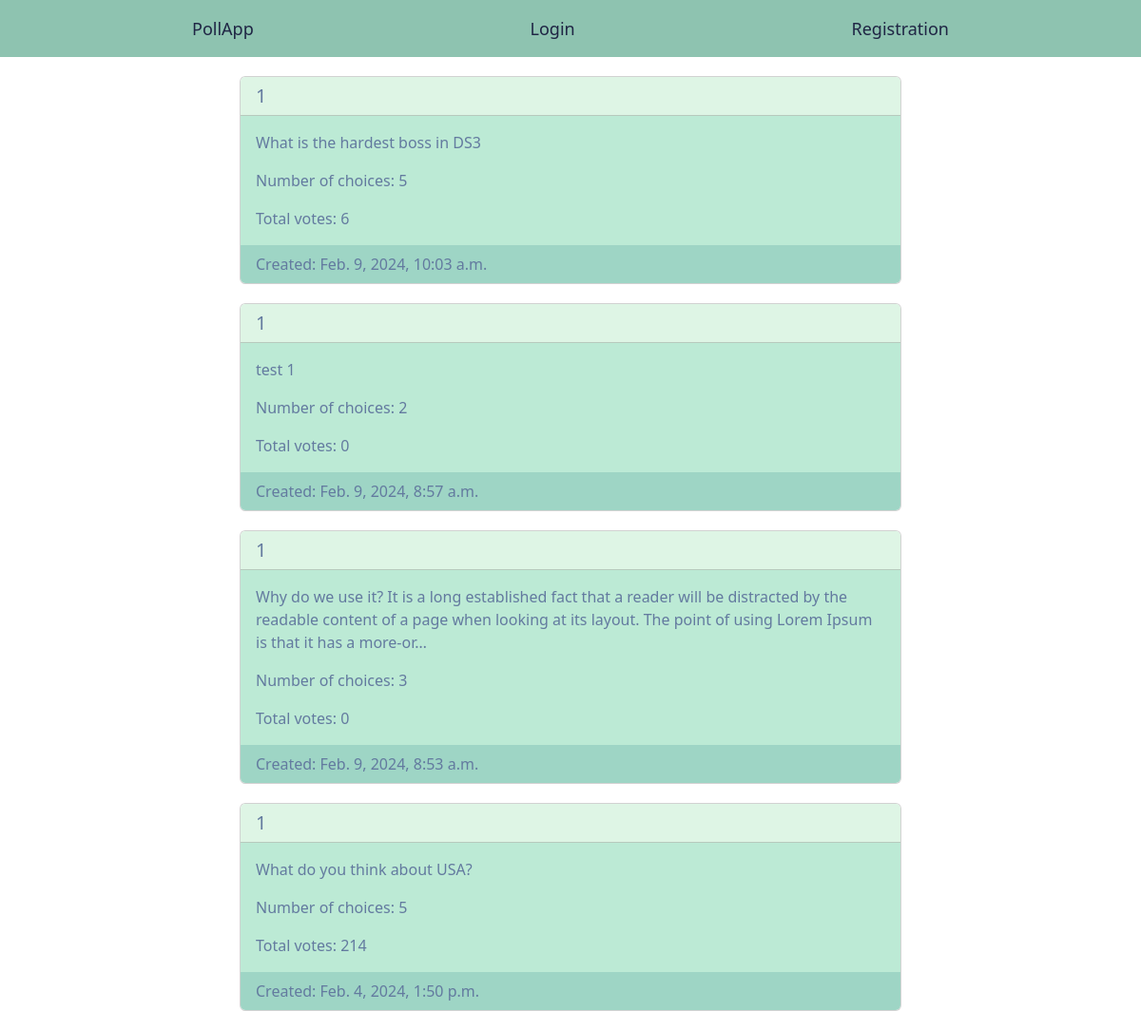
The page /poll/ on the database as committed earlier.
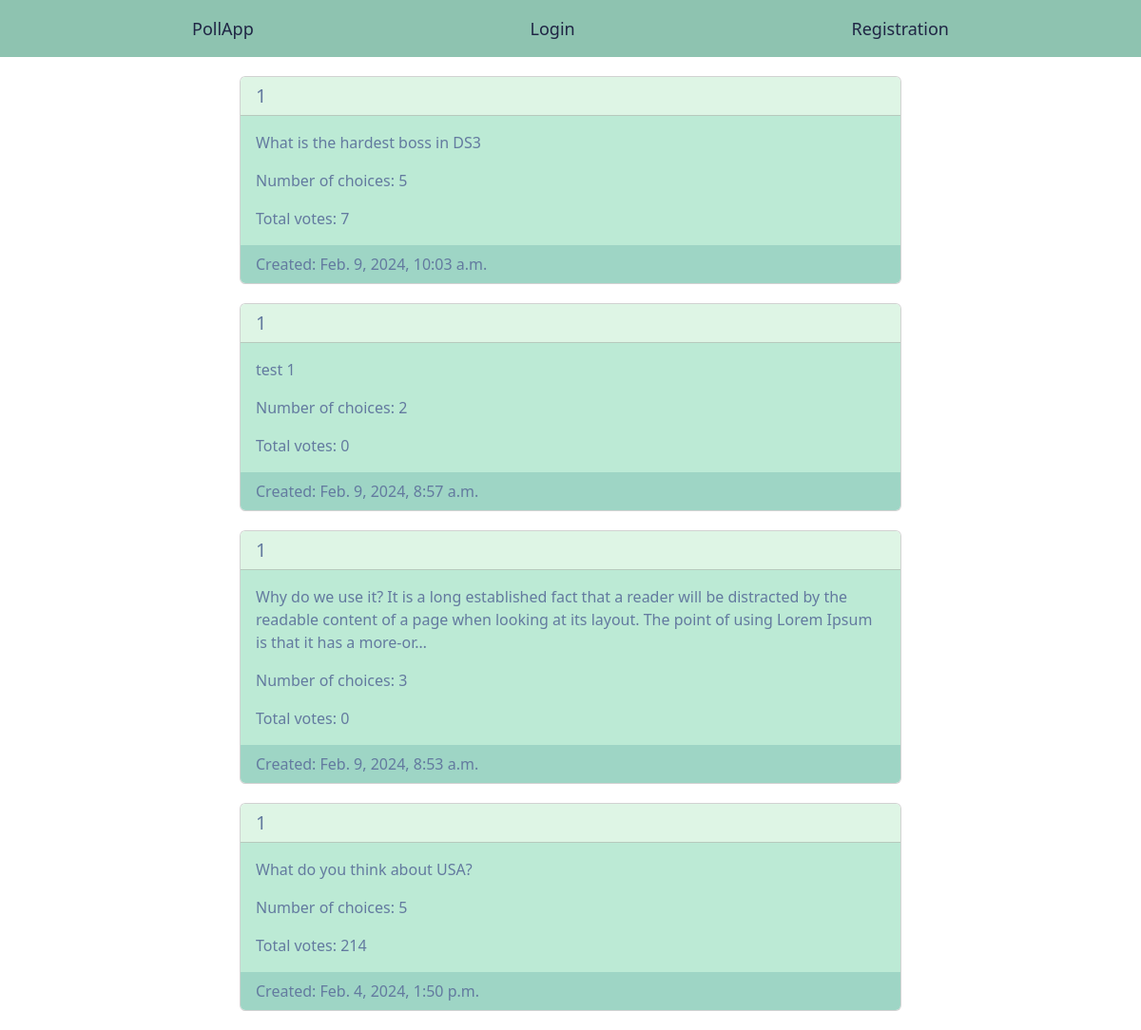
The same page on the database as committed later.
### poll/models.py (models this page shows, shortened)
class Poll(models.Model):
	owner = models.ForeignKey(User, on_delete=models.CASCADE)
	title = models.CharField(max_length=300, blank=False)
	description = models.TextField(blank=True)
	created = models.DateTimeField(auto_now_add=True)
	class Meta:
		ordering = ['-created']
	def total_votes(self, queryset=None) -> int:
		total = 0
		if not queryset:
			queryset = self.choices.all()
		for choice in queryset:
			total += choice.votes
		return total

class Choice(models.Model):
	poll = models.ForeignKey(Poll, on_delete=models.CASCADE,
							 	   related_name='choices')
	user_votes = models.ManyToManyField(User, related_name='voted_for')
	choice = models.CharField(max_length=200)
	votes = models.PositiveIntegerField(default=0)

### poll/views.py (the view)
# urls.py: path('', views.PollListView.as_view(),
class PollListView(ListView):
	queryset = Poll.objects.annotate(num_choices=Count('choices')) \
						   .order_by('-created')
	template_name = 'polls/list.html'

### poll/templates/polls/list.html
{% extends "base.html" %}
{% block content %}
	{% for poll in object_list %}
		<a href="{% url 'poll:detail' poll.id %}" class="card-link">
			<div class="card">
			  <h5 class="card-header">{{ poll.title }}</h5>
			  <div class="card-body">
			    <p class="card-text">{{ poll.description|truncatechars:200 }}</p>
			    <p class="card-text">Number of choices: {{ poll.num_choices }}</p>
			    <p class="card-text">Total votes: {{ poll.total_votes }}</p>
			  </div>
			  <div class="card-footer text-muted">
	    		Created: {{ poll.created }}
	  		</div>
			</div>
		</a>
	{% endfor %}
{% endblock %}

Rows that differ between the two databases and show on the page:
changed through a linked row, Poll "What is the hardest boss in DS3": total_votes "6" → "7"
